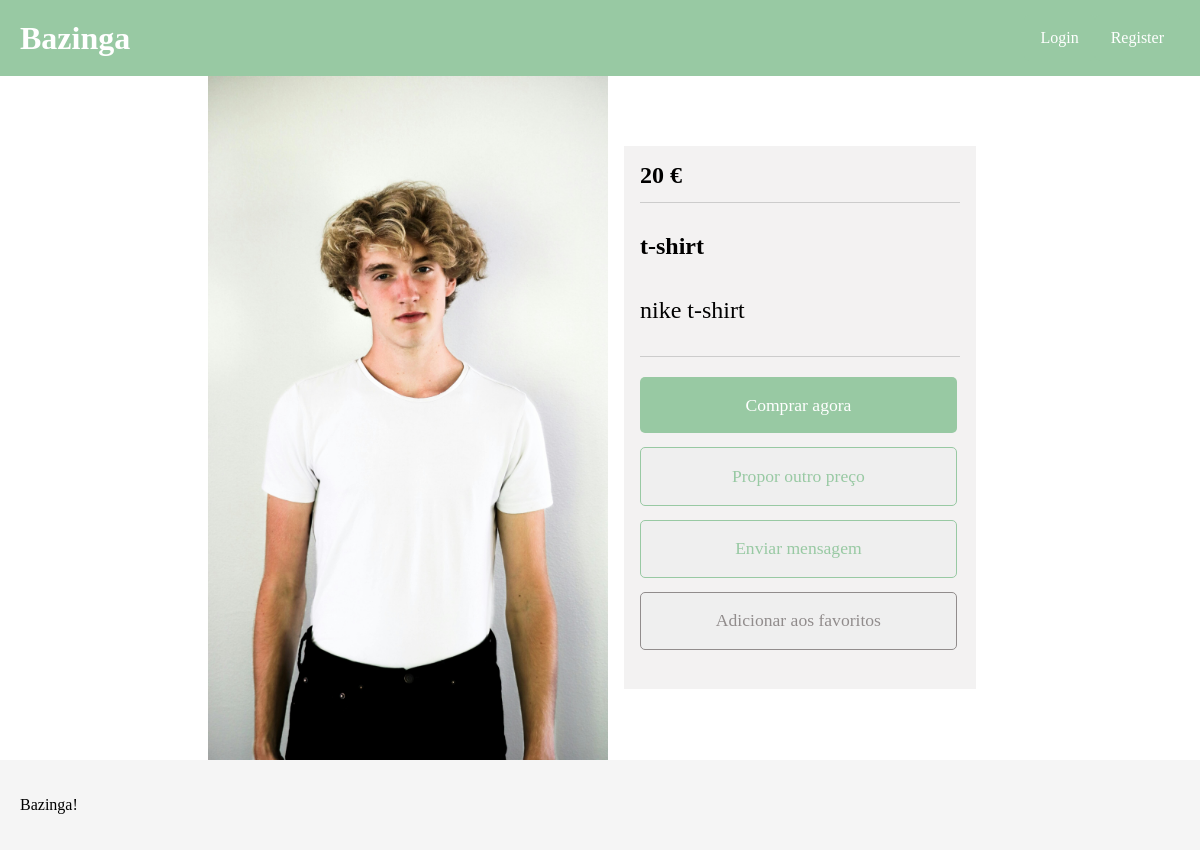
Screenshot of /product.php?id=1 with the database file from the repository.
### tables this page shows
CREATE TABLE product (
   productID INTEGER PRIMARY KEY,
   name VARCHAR,
   description VARCHAR,
   price REAL,
   categoryID INTEGER,
   sizeID INTEGER,
   conditionID INTEGER,
   userID INTEGER,
   images VARCHAR,  -- check out later
   FOREIGN KEY (userID) REFERENCES users(userID),
   FOREIGN KEY (categoryID) REFERENCES productCategory(categoryID),
   FOREIGN KEY (sizeID) REFERENCES productSize(sizeID),
   FOREIGN KEY (conditionID) REFERENCES productCondition(conditionID)
);

### product.php (called while the page is built, shortened)
<?php
    require_once('database/articles.php');
    require_once('templates/article.tl.php');
    require_once('templates/footer.tl.php');
    require_once('templates/header.tl.php');
    $id = $_GET['id'];
    $db = getDatabaseConnection();
    $article = getArticleById($db, $id);
    printArticleById($db, $article, $_SESSION['userID'], $id);
?>

### database/articles.php (called while the page is built, shortened)
<?php
   function getArticleById($db, $id){
      $stmt = $db->prepare(
         "SELECT product.*, users.avatar FROM product LEFT JOIN users ON product.userID = users.userID WHERE productID = ?"
      );
      $stmt->execute(array($id));
      $article = $stmt->fetch();
      return $article;
   }
?>

### templates/article.tl.php (the view, shortened to what this page needs)
<?php
   function printArticleById($db, $article, $userId, $id){
      $images = explode(",", $article['images']);
?>
   <div class="container">
      <img src="<?=$images[0]?>" alt="product">
      <aside class="product-column">
         <h1 class="price"><?=$article['price']?> €</h1>
         <hr class="separator">
         <h2 class="name"><?=$article['name']?></h2>
         <h2 class="description"><?=$article['description']?></h2>
         <hr class="separator">
         <button type="submit" id="buyBtn">Comprar agora</button>
         <button type="submit" id="proposalBtn">Propor outro preço</button>
         <a href=<?= "../actions/initialize_chat.php?q=" . $id ?> ><button type="submit" id="sendBtn">Enviar mensagem</button></a>
         <?php
            $exists = false;
            if($exists === false){
               ?>
               <form id="addToFavoritesForm" action="../actions/favorite.php" method="POST">
                  <button type="submit" id="addBtn">Adicionar aos favoritos</button>
               </form>
               <?php
            }
         ?>
      </aside>
   </div>
<?php
   }
?>

### css/navbar.css (style rules this page uses)
body { margin: 0; font-family: Arial, sans-serif; }

### css/landing.css (style rules this page uses)
* { font-family: Georgia, 'Times New Roman', Times, serif }

### css/productPage.css (style rules this page uses)
.product-column { display: flex; flex-direction: column; width: 20em; padding: 1em; margin: 1em; background-color: rgb(243, 242, 242); }
.separator { width: 100%; border: none; border-bottom: 1px solid #ccc; margin: 0.8em 0 0.8em 0; }
.price { font-size: 1.5em; margin: 0; }
.name, .description { margin-top: 0.7em; }
.description { font-weight: normal; }
#addBtn, #sendBtn, #proposalBtn, #buyBtn, #removeBtn { width: 18em; padding: 1em; margin: 0.4em 0 0.4em 0; font-size: 1.1em; border-radius: 5px; cursor: pointer; }
#buyBtn { color: white; background-color: #98C9A3; border: none; }
#proposalBtn, #sendBtn { color: #98C9A3; border: 1px solid #98C9A3; }
#addBtn { color: rgb(145, 140, 140); border: 1px solid rgb(145, 140, 140); }

### css/wishlist.css (style rules this page uses)
* { font-family: Georgia, 'Times New Roman', Times, serif }

### rows the page displays
product: price "20", name "t-shirt", description "nike t-shirt"
